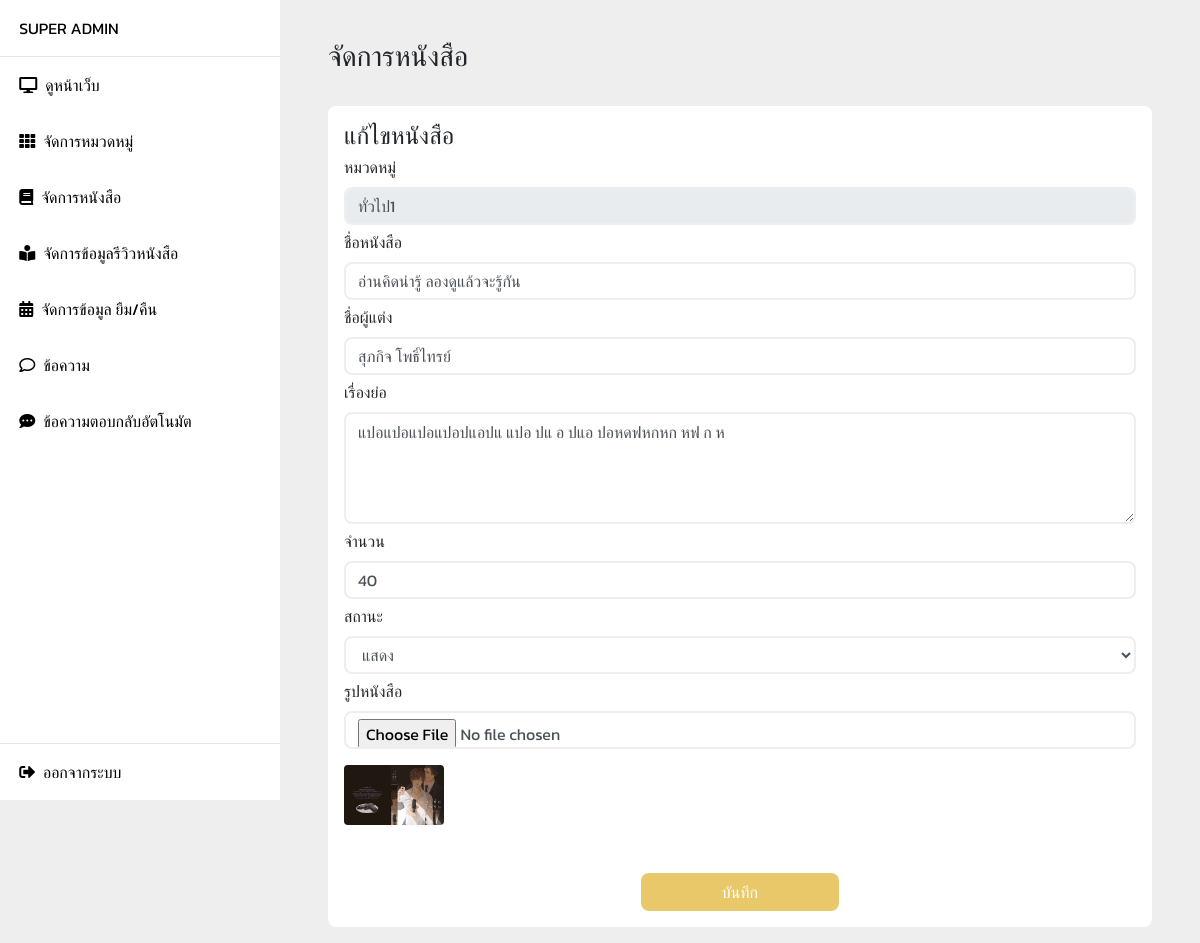
The page /edit_book.php?book=1 (signed in) on the database its author committed.
### tables this page shows
CREATE TABLE `book` (
  `id_book` int(11) NOT NULL,
  `id_cate` int(11) NOT NULL,
  `name_book` text NOT NULL,
  `name_author` text NOT NULL,
  `image_book` text NOT NULL,
  `resume` text NOT NULL,
  `amount` int(11) NOT NULL,
  `status` int(11) NOT NULL
);

CREATE TABLE `catergory` (
  `id_cate` int(11) NOT NULL,
  `name_cate` text NOT NULL,
  `date_borrow` int(11) NOT NULL,
  `image` text NOT NULL
);

### edit_book.php (the view, shortened to what this page needs)
<?php
 $id_book = $_GET["book"];
?>
<!DOCTYPE html>
<html lang="en">
  <head>
  </head>
  <body>
      <?php include 'component/slide_nav.php' ?>
      <div class="layout">
        <div class="container pl-5 pr-5 pb-3">
           <div class="row pb-4">
             <div class="col-12">
               <h3>จัดการหนังสือ</h3>
             </div>
           </div>
           <div class="row">
             <div class="col-12">
               <div class="box-manage">
                <div class="d-flex justify-content-between align-items-center">
                    <h4 class="m-0">แก้ไขหนังสือ</h4>
                </div>
                <form action="/bookview/edit_book.php?book=<?php echo $id_book ?>" method="post" enctype="multipart/form-data">
                <?php
                    include "function/db_config.php";
                    $sql = "SELECT *
                    FROM book
                    INNER JOIN catergory
                    ON book.id_cate=catergory.id_cate
                    WHERE id_book='$id_book'";
                    $result = mysqli_query($conn, $sql);
                    if (mysqli_num_rows($result) > 0) {
                    while($row = mysqli_fetch_assoc($result)) {
                        echo "<label>หมวดหมู่</label>";
                        echo "<input type='text' name='name_cate' class='form-control' value='{$row["name_cate"]}' disabled  />";
                        echo "<label>ชื่อหนังสือ</label>";
                        echo "<input type='text' name='name_book' class='form-control' value='{$row["name_book"]}'  />";
                        echo "<label>ชื่อผู้แต่ง</label>";
                        echo "<input type='text' name='name_author' class='form-control'  value='{$row["name_author"]}' />";
                        echo "<label>เรื่องย่อ</label>";
                        echo "<textarea name='resume' class='form-control' rows='4' cols='50' >{$row["resume"]}</textarea>";
                        echo "<label>จำนวน</label>";
                        echo "<input type='text' name='amount' class='form-control' value='{$row["amount"]}' />";
                        echo "<label>สถานะ</label>";
                        echo "<select class='form-control' name='status' >";
                            if($row["status"]=='1'){
                                echo "<option value='1' selected>แสดง</option>";
                                echo "<option value='0'>ซ่อน</option>
                                    </select>";
                            }else{
                                echo "<option value='1' >แสดง</option>";
                                echo "<option value='0' selected>ซ่อน</option>
                                    </select>";
                            }
                        echo "<label>รูปหนังสือ</label>";
                        echo "<input type='file' name='img_book' id='img_book' class='form-control' accept='image/*'   />";
                        echo "<img src='/bookview/upload/{$row["image_book"]}' class='rounded img-uploaad' alt='Cinque Terre' id='img-upload'  />";
                    }
                    } else {
                    echo "0 results";
                    }
                    ?>
                    <div class="d-flex justify-content-center align-items-center w-100 mt-5">
                        <button class="btn btn-book w-25" type="submit">บันทึก</button>
                    </div>
                </form>
                </div>
            </div>
            </div>
        </div>
    </div>
    </body>
</html>

### css/bookview.css (style rules this page uses)
body { font-family: 'Kanit', sans-serif; }
.form-control { border-radius: 8px; border: 2px #eeeeee solid; }
label { margin-top: 5px; }
.btn-book { background-color: #E9C869; color: #fff; border-radius: 8px; }
img { display: inline; margin: 0 auto; height: 100%; width: auto; }
.layout { background-color: #eeeeee; padding-left: 280px; padding-top: 2.5rem; min-height: 100vh; width: 100%; }
.box-manage { background-color: #fff; border-radius: 8px; width: 100%; min-height: 500px; padding: 1rem; }
.img-uploaad { margin-top: 1rem; width: 100px; }

### rows shown on the page
book: name_cate "ทั่วไป1", name_book "อ่านคิดน่ารู้ ลองดูแล้วจะรู้กัน", name_author "สุภกิจ โพธิ์ไทรย์", resume "แปอแปอแปอแปอปแอปแ แปอ ปแ อ ปแอ ปอหดฟหกหก หฟ ก ห", amount "40", status "แสดง", image_book (picture)

### other values the page prints
$_SESSION['name'] "SUPER ADMIN"
